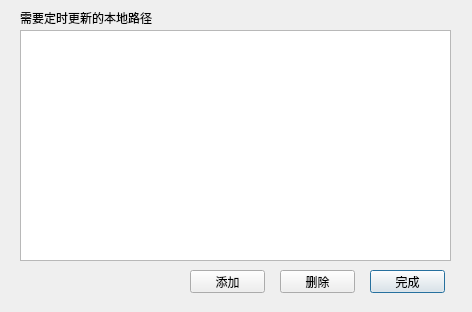
<?xml version="1.0" encoding="UTF-8"?>
<ui version="4.0">
 <class>DlgConfig</class>
 <widget class="QDialog" name="DlgConfig">
  <property name="geometry">
   <rect>
    <x>0</x>
    <y>0</y>
    <width>472</width>
    <height>312</height>
   </rect>
  </property>
  <property name="windowTitle">
   <string>设置</string>
  </property>
  <widget class="QPushButton" name="btnClose">
   <property name="geometry">
    <rect>
     <x>370</x>
     <y>270</y>
     <width>75</width>
     <height>23</height>
    </rect>
   </property>
   <property name="text">
    <string>完成</string>
   </property>
  </widget>
  <widget class="QPushButton" name="btnDelete">
   <property name="geometry">
    <rect>
     <x>280</x>
     <y>270</y>
     <width>75</width>
     <height>23</height>
    </rect>
   </property>
   <property name="text">
    <string>删除</string>
   </property>
  </widget>
  <widget class="QPushButton" name="BtnAdd">
   <property name="geometry">
    <rect>
     <x>190</x>
     <y>270</y>
     <width>75</width>
     <height>23</height>
    </rect>
   </property>
   <property name="text">
    <string>添加</string>
   </property>
  </widget>
  <widget class="QLabel" name="label">
   <property name="geometry">
    <rect>
     <x>20</x>
     <y>10</y>
     <width>151</width>
     <height>16</height>
    </rect>
   </property>
   <property name="text">
    <string>需要定时更新的本地路径</string>
   </property>
  </widget>
  <widget class="QListView" name="listViewPath">
   <property name="geometry">
    <rect>
     <x>20</x>
     <y>30</y>
     <width>431</width>
     <height>231</height>
    </rect>
   </property>
  </widget>
 </widget>
 <resources/>
 <connections/>
</ui>
